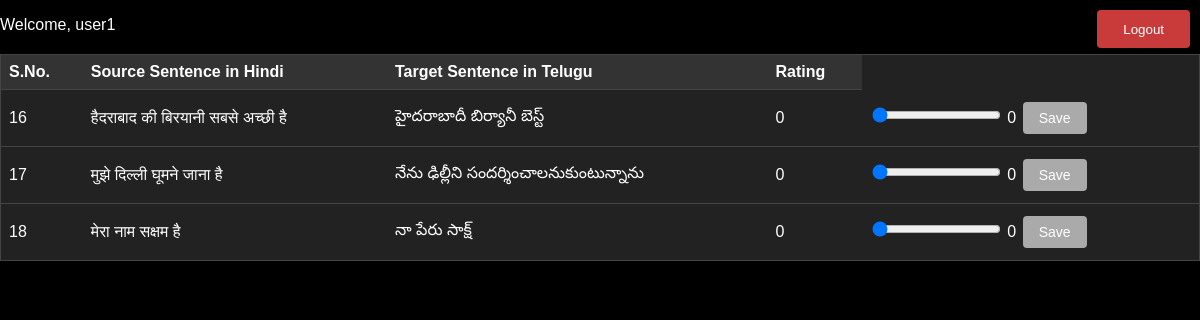
Screenshot of /index/ (signed in) with the database file from the repository.
### ratingapp/models.py (models this page shows, shortened)
class Sentence(models.Model):
    user = models.ForeignKey(User, on_delete=models.CASCADE)
    sno = models.AutoField(primary_key=True)
    source = models.CharField(max_length=100)
    target = models.CharField(max_length=100)
    rating = models.IntegerField(default=0)
    class Meta:
        permissions = [
            ("can_add_sentence", "Can add sentences"),
        ]

### ratingapp/views.py (the view)
# urls.py: path('index/', views.index, name='index'),
@login_required
def index(request):
    if request.user.is_authenticated:
        if not request.user.is_staff:
            user_sentences = Sentence.objects.filter(user=request.user)
            if not user_sentences.exists():
                all_sentences = list(Sentence.objects.all())
                if len(all_sentences) >= 3:
                    random_sentences = random.sample(all_sentences, 3)
                    for sentence in random_sentences:
                        sentence.pk = None  # Clone the sentence object
                        sentence.user = request.user
                        sentence.save()
                else:
                    random_sentences = []
            else:
                random_sentences = user_sentences
            return render(request, 'index.html', {'sentences': random_sentences, 'request': request, 'is_admin': False})
        else:
            sentences = Sentence.objects.all().annotate(avg_rating=Avg('rating'))
            return render(request, 'index.html', {'sentences': sentences, 'request': request, 'is_admin': True})
    else:
        return redirect('loginpage')

### ratingapp/templates/index.html (shortened to what this page needs)
<!DOCTYPE html>
<html lang="en">
<head>
</head>
<body>
    <div id="welcome-user">
        {% if request.user.is_authenticated %}
            <p>Welcome, {{ request.user.username }}</p>
        {% endif %}
    </div>
    <div id="logout-container">
        <form method="POST" action="{% url 'logout' %}" class="logoutButton">
            <input type="submit" value="Logout" id = "submitid">
        </form>
    </div>
     <table>
        <tr>
            <th class="sort-SNO">S.No.</th>
            <th class="sort-SOURCE">Source Sentence in Hindi</th>
            <th class="sort-TARGET">Target Sentence in Telugu</th>
            <th class="sort-RATING">Rating</th>
        </tr>
        <tbody id="tablebody">
            {% for sentence in sentences %}
            <tr>
                <td class="sno">{{ sentence.sno }}</td>
                <td class="td-sentences">{{ sentence.source }}</td>
                <td class="td-sentences">{{ sentence.target }}</td>
                <td class="td-sentences">{{ sentence.rating }}</td>
                {% if request.user.is_authenticated and request.user.is_staff %}
                    <td>{{ sentence.user.username }}</td>
                {% else %}
                    <td>
                        <form id="ratingForm{{ sentence.sno }}" method="POST" action="{% url 'save_rating' %}">
                            <input type="range" class="rating" name="rating" min="0" max="100">
                            <span class="rating-value">{{ sentence.rating }}</span>
                            <input type="submit" class="myButton disabled" value="Save">
                        </form>
                    </td>
                {% endif %}
            </tr>
            {% endfor %}
        </tbody>
    </table>
</body>
</html>

### ratingapp/templates/index.html (style rules this page uses)
body { font-family: Arial, sans-serif; margin: 0; padding: 0; background-color: #000; color: #fff; }
table { width: 100%; border-collapse: collapse; margin: 20px auto; background-color: #222; border: 1px solid #444; }
th, td { padding: 8px; text-align: left; border-bottom: 1px solid #444; }
th { background-color: #333; cursor: pointer; }
.myButton { background-color: #9239e0; width: fit; border: none; color: white; padding: 8px 16px; display: flex; text-align: center; text-decoration: none; display: inline-block; font-size: 14px; margin: 4px 2px; cursor: pointer; border-radius: 4px; }
.myButton.disabled { background-color: #aaa; cursor: not-allowed; }
#logout-container { position: fixed; top: 20px; right: 20px; z-index: 9999; }
.logoutButton { background-color: #c93b3b; border: none; color: white; padding: 10px 20px; margin: -10px; text-align: center; text-decoration: none; display: inline-block; font-size: 16px; margin-left: 10px; border-radius: 4px; cursor: pointer; transition: background-color 0.3s; }
#submitid { background-color: #c93b3b; border: none; color: white; }

### rows the page displays
Sentence: sno "16", source "हैदराबाद की बिरयानी सबसे अच्छी है", target "హైదరాబాదీ బిర్యానీ బెస్ట్", rating "0"
Sentence: sno "17", source "मुझे दिल्ली घूमने जाना है", target "నేను ఢిల్లీని సందర్శించాలనుకుంటున్నాను", rating "0"
Sentence: sno "18", source "मेरा नाम सक्षम है", target "నా పేరు సాక్ష్", rating "0"

### other values shown
{{ request.user.username }} "user1"
